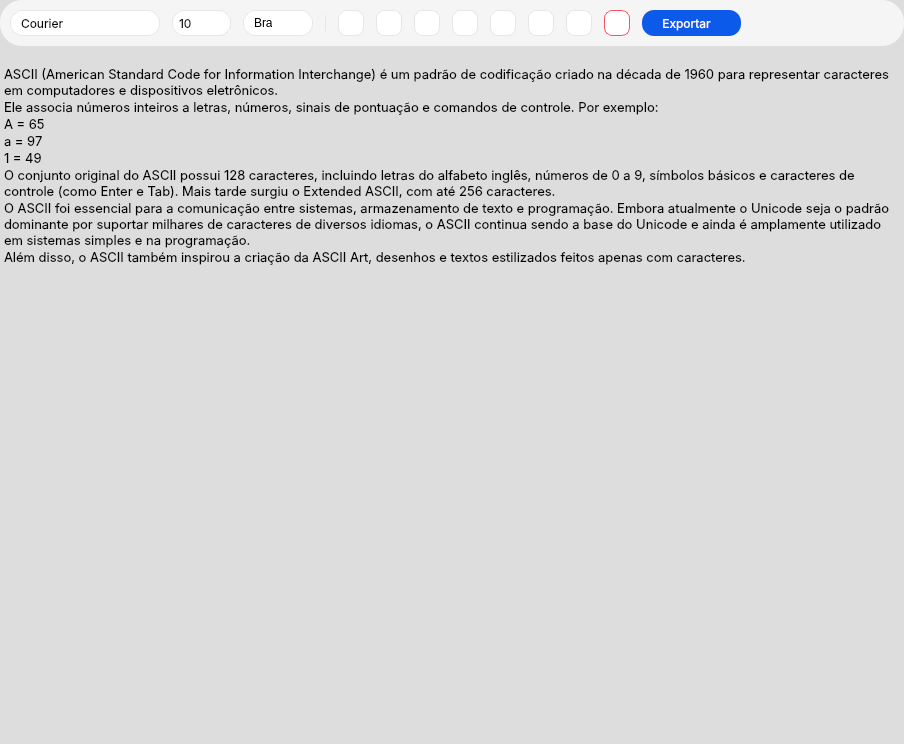
  <widget class="QFrame" name="frmAsciiDisplay">
   <property name="geometry">
    <rect>
     <x>340</x>
     <y>10</y>
     <width>904</width>
     <height>744</height>
    </rect>
   </property>
   <property name="minimumSize">
    <size>
     <width>0</width>
     <height>700</height>
    </size>
   </property>
   <property name="styleSheet">
    <string notr="true">QFrame{
	background-color: rgb(221, 221, 221);
	border: none;
	border-radius: 26px;
}</string>
   </property>
   <property name="frameShape">
    <enum>QFrame::Shape::StyledPanel</enum>
   </property>
   <property name="frameShadow">
    <enum>QFrame::Shadow::Raised</enum>
   </property>
   <layout class="QVBoxLayout" name="verticalLayout_72">
    <property name="spacing">
     <number>16</number>
    </property>
    <property name="leftMargin">
     <number>0</number>
    </property>
    <property name="topMargin">
     <number>0</number>
    </property>
    <property name="rightMargin">
     <number>0</number>
    </property>
    <property name="bottomMargin">
     <number>0</number>
    </property>
    <item>
     <widget class="QFrame" name="frmAsciiEditor">
      <property name="sizePolicy">
       <sizepolicy hsizetype="Preferred" vsizetype="Preferred">
        <horstretch>0</horstretch>
        <verstretch>0</verstretch>
       </sizepolicy>
      </property>
      <property name="minimumSize">
       <size>
        <width>0</width>
        <height>0</height>
       </size>
      </property>
      <property name="styleSheet">
       <string notr="true">QFrame{
	background-color: rgb(245, 245, 245);
	border-radius: 22px;
	border: none;
}</string>
      </property>
      <property name="frameShape">
       <enum>QFrame::Shape::StyledPanel</enum>
      </property>
      <property name="frameShadow">
       <enum>QFrame::Shadow::Raised</enum>
      </property>
      <layout class="QHBoxLayout" name="horizontalLayout_112">
       <property name="spacing">
        <number>12</number>
       </property>
       <property name="leftMargin">
        <number>10</number>
       </property>
       <property name="topMargin">
        <number>10</number>
       </property>
       <property name="rightMargin">
        <number>10</number>
       </property>
       <property name="bottomMargin">
        <number>10</number>
       </property>
       <item>
        <widget class="QFontComboBox" name="cmbFonte">
         <property name="minimumSize">
          <size>
           <width>0</width>
           <height>26</height>
          </size>
         </property>
         <property name="maximumSize">
          <size>
           <width>150</width>
           <height>26</height>
          </size>
         </property>
         <property name="font">
          <font>
           <family>Inter</family>
           <hintingpreference>PreferNoHinting</hintingpreference>
          </font>
         </property>
         <property name="styleSheet">
          <string notr="true">QComboBox {
    background-color: rgb(255, 255, 255);
	padding: 4px 10px 4px 10px ;
    border-radius: 12px;
    color: rgb(0, 0, 0);
    border: 1px solid rgb(230, 230, 230);
}

QComboBox:hover {
	background-color: rgb(255, 255, 255);
}

QComboBox::drop-down {
    subcontrol-origin: padding;
    subcontrol-position: top right;
    width: 30px;
    border: none;
	border-top-right-radius: 4px;
	border-bottom-right-radius: 4px;
    background: transparent; 
}

QComboBox::down-arrow {
    image: url(:/icons/arrow-down.svg); 
    width: 12px;
    height: 12px;
}

QComboBox::down-arrow:on {
    image: url(:/icons/arrow-up.svg);
}</string>
         </property>
         <property name="editable">
          <bool>false</bool>
         </property>
         <property name="currentText">
          <string>Cascadia Code</string>
         </property>
         <property name="currentIndex">
          <number>0</number>
         </property>
         <property name="maxVisibleItems">
          <number>30</number>
         </property>
         <property name="frame">
          <bool>true</bool>
         </property>
         <property name="labelDrawingMode">
          <enum>QComboBox::LabelDrawingMode::UseStyle</enum>
         </property>
         <property name="fontFilters">
          <set>QFontComboBox::FontFilter::MonospacedFonts</set>
         </property>
         <property name="currentFont">
          <font>
           <family>Cascadia Code</family>
           <pointsize>10</pointsize>
          </font>
         </property>
        </widget>
       </item>
       <item>
        <widget class="QSpinBox" name="spnFontSize">
         <property name="minimumSize">
          <size>
           <width>0</width>
           <height>0</height>
          </size>
         </property>
         <property name="maximumSize">
          <size>
           <width>70</width>
           <height>26</height>
          </size>
         </property>
         <property name="font">
          <font>
           <family>Inter</family>
          </font>
         </property>
         <property name="styleSheet">
          <string notr="true">QSpinBox {
    background-color: rgb(255, 255, 255);
    padding: 4px 4px;
    border-radius: 12px;
    color: rgb(0, 0, 0);
    border: 1px solid rgb(230, 230, 230);
}

/* Botão de incremento (cima) */
QSpinBox::up-button {
    background-color: rgb(255, 255, 255);
    border-left: none;
    border-top: 1px solid rgb(230, 230, 230);
    border-right: 1px solid rgb(230, 230, 230);
    border-bottom: none;
    width: 20px;
    height: 6px;
    subcontrol-origin: border;
    subcontrol-position: top right;
    border-top-right-radius: 12px;
    padding: 4px;
}

/* Botão de decremento (baixo) */
QSpinBox::down-button {
    background-color: rgb(255, 255, 255);
    border-left: none;
    border-top: none;
    border-right: 1px solid rgb(230, 230, 230);
    border-bottom: 1px solid rgb(230, 230, 230);
    width: 20px;
    height: 6px;
    subcontrol-origin: border;
    subcontrol-position: bottom right;
    border-bottom-right-radius: 12px;
    padding: 4px;
}

/* Ícones das setas */
QSpinBox::up-arrow {
    image: url(:/icons/arrow-up.svg);
    width: 10px;
    height: 10px;
}

QSpinBox::down-arrow {
    image: url(:/icons/arrow-down.svg);
    width: 10px;
    height: 10px;
}
</string>
         </property>
         <property name="suffix">
          <string/>
         </property>
         <property name="minimum">
          <number>6</number>
         </property>
         <property name="maximum">
          <number>32</number>
         </property>
         <property name="value">
          <number>10</number>
         </property>
         <property name="displayIntegerBase">
          <number>10</number>
         </property>
        </widget>
       </item>
       <item>
        <widget class="QComboBox" name="cmbTextColor">
         <property name="minimumSize">
          <size>
           <width>0</width>
           <height>0</height>
          </size>
         </property>
         <property name="maximumSize">
          <size>
           <width>70</width>
           <height>26</height>
          </size>
         </property>
         <property name="styleSheet">
          <string notr="true">QComboBox {
    background-color: rgb(255, 255, 255);
	padding: 4px 10px 4px 10px ;
    border-radius: 12px;
    color: rgb(0, 0, 0);
    border: 1px solid rgb(230, 230, 230);
}

QComboBox:hover {
	background-color: rgb(255, 255, 255);
}

QComboBox::drop-down {
    subcontrol-origin: padding;
    subcontrol-position: top right;
    width: 30px;
    border: none;
	border-top-right-radius: 4px;
	border-bottom-right-radius: 4px;
    background: transparent; 
}

QComboBox::down-arrow {
    image: url(:/icons/arrow-down.svg); 
    width: 12px;
    height: 12px;
}

QComboBox::down-arrow:on {
    image: url(:/icons/arrow-up.svg);
}</string>
         </property>
         <item>
          <property name="text">
           <string>Branco</string>
          </property>
         </item>
         <item>
          <property name="text">
           <string>Preto</string>
          </property>
         </item>
         <item>
          <property name="text">
           <string>Azul</string>
          </property>
         </item>
        </widget>
       </item>
       <item>
        <widget class="Line" name="lineEditor_1">
         <property name="sizePolicy">
          <sizepolicy hsizetype="Fixed" vsizetype="Minimum">
           <horstretch>0</horstretch>
           <verstretch>0</verstretch>
          </sizepolicy>
         </property>
         <property name="minimumSize">
          <size>
           <width>0</width>
           <height>0</height>
          </size>
         </property>
         <property name="maximumSize">
          <size>
           <width>1</width>
           <height>16</height>
          </size>
         </property>
         <property name="styleSheet">
          <string notr="true">QWidget{
	background-color: rgb(230, 230, 230);
	border-radius: 1px;
}</string>
         </property>
         <property name="orientation">
          <enum>Qt::Orientation::Vertical</enum>
         </property>
        </widget>
       </item>
       <item>
        <widget class="QPushButton" name="btnBoldText">
         <property name="minimumSize">
          <size>
           <width>26</width>
           <height>26</height>
          </size>
         </property>
         <property name="maximumSize">
          <size>
           <width>26</width>
           <height>26</height>
          </size>
         </property>
         <property name="font">
          <font>
           <stylestrategy>PreferDefault</stylestrategy>
           <hintingpreference>PreferNoHinting</hintingpreference>
          </font>
         </property>
         <property name="toolTip">
          <string>Bold (Ctrl+B)</string>
         </property>
         <property name="styleSheet">
          <string notr="true">QPushButton{
	background-color: rgb(255, 255, 255);
	border: 1px solid rgb(230, 230, 230);
	border-radius: 8px;
}

QPushButton::checked{
	background-color: rgb(230, 230, 230);
	border: 1.5px solid rgb(76, 139, 255);
}
</string>
         </property>
         <property name="text">
          <string/>
         </property>
         <property name="icon">
          <iconset resource="../assets/icons/resource_icons.qrc">
           <normaloff>:/icons/bold.svg</normaloff>:/icons/bold.svg</iconset>
         </property>
         <property name="iconSize">
          <size>
           <width>16</width>
           <height>16</height>
          </size>
         </property>
         <property name="shortcut">
          <string>Ctrl+B</string>
         </property>
         <property name="checkable">
          <bool>true</bool>
         </property>
         <property name="checked">
          <bool>false</bool>
         </property>
         <property name="flat">
          <bool>false</bool>
         </property>
        </widget>
       </item>
       <item>
        <widget class="QPushButton" name="btnItalicText">
         <property name="minimumSize">
          <size>
           <width>26</width>
           <height>26</height>
          </size>
         </property>
         <property name="maximumSize">
          <size>
           <width>26</width>
           <height>26</height>
          </size>
         </property>
         <property name="toolTip">
          <string>Italic (Ctrl+I)</string>
         </property>
         <property name="styleSheet">
          <string notr="true">QPushButton{
	background-color: rgb(255, 255, 255);
	border: 1px solid rgb(230, 230, 230);
	border-radius: 8px;
}

QPushButton::checked{
	background-color: rgb(230, 230, 230);
	border: 1.5px solid rgb(76, 139, 255);
}
</string>
         </property>
         <property name="text">
          <string/>
         </property>
         <property name="icon">
          <iconset resource="../assets/icons/resource_icons.qrc">
           <normaloff>:/icons/italic.svg</normaloff>:/icons/italic.svg</iconset>
         </property>
         <property name="iconSize">
          <size>
           <width>16</width>
           <height>16</height>
          </size>
         </property>
         <property name="shortcut">
          <string>Ctrl+I</string>
         </property>
         <property name="checkable">
          <bool>true</bool>
         </property>
        </widget>
       </item>
       <item>
        <widget class="QPushButton" name="btnAlignLeft">
         <property name="minimumSize">
          <size>
           <width>26</width>
           <height>26</height>
          </size>
         </property>
         <property name="maximumSize">
          <size>
           <width>26</width>
           <height>26</height>
          </size>
         </property>
         <property name="toolTip">
          <string>Alinhar à esquerda</string>
         </property>
         <property name="styleSheet">
          <string notr="true">QPushButton{
	background-color: rgb(255, 255, 255);
	border: 1px solid rgb(230, 230, 230);
	border-radius: 8px;
}

QPushButton::checked{
	background-color: rgb(230, 230, 230);
	border: 1.5px solid rgb(76, 139, 255);
}
</string>
         </property>
         <property name="text">
          <string/>
         </property>
         <property name="icon">
          <iconset resource="../assets/icons/resource_icons.qrc">
           <normaloff>:/icons/align-left.svg</normaloff>:/icons/align-left.svg</iconset>
         </property>
         <property name="iconSize">
          <size>
           <width>16</width>
           <height>16</height>
          </size>
         </property>
         <property name="checkable">
          <bool>true</bool>
         </property>
         <property name="checked">
          <bool>false</bool>
         </property>
        </widget>
       </item>
       <item>
        <widget class="QPushButton" name="btnAlignCenter">
         <property name="minimumSize">
          <size>
           <width>26</width>
           <height>26</height>
          </size>
         </property>
         <property name="maximumSize">
          <size>
           <width>26</width>
           <height>26</height>
          </size>
         </property>
         <property name="toolTip">
          <string>Alinhar no centro</string>
         </property>
         <property name="styleSheet">
          <string notr="true">QPushButton{
	background-color: rgb(255, 255, 255);
	border: 1px solid rgb(230, 230, 230);
	border-radius: 8px;
}

QPushButton::checked{
	background-color: rgb(230, 230, 230);
	border: 1.5px solid rgb(76, 139, 255);
}
</string>
         </property>
         <property name="text">
          <string/>
         </property>
         <property name="icon">
          <iconset resource="../assets/icons/resource_icons.qrc">
           <normaloff>:/icons/align-center.svg</normaloff>:/icons/align-center.svg</iconset>
         </property>
         <property name="iconSize">
          <size>
           <width>16</width>
           <height>16</height>
          </size>
         </property>
         <property name="checkable">
          <bool>true</bool>
         </property>
        </widget>
       </item>
       <item>
        <widget class="QPushButton" name="btnAlignRight">
         <property name="minimumSize">
          <size>
           <width>26</width>
           <height>26</height>
          </size>
         </property>
         <property name="maximumSize">
          <size>
           <width>26</width>
           <height>26</height>
          </size>
         </property>
         <property name="toolTip">
          <string>Alinhar à direita</string>
         </property>
         <property name="styleSheet">
          <string notr="true">QPushButton{
	background-color: rgb(255, 255, 255);
	border: 1px solid rgb(230, 230, 230);
	border-radius: 8px;
}

QPushButton::checked{
	background-color: rgb(230, 230, 230);
	border: 1.5px solid rgb(76, 139, 255);
}
</string>
         </property>
         <property name="text">
          <string/>
         </property>
         <property name="icon">
          <iconset resource="../assets/icons/resource_icons.qrc">
           <normaloff>:/icons/align-right.svg</normaloff>:/icons/align-right.svg</iconset>
         </property>
         <property name="iconSize">
          <size>
           <width>16</width>
           <height>16</height>
          </size>
         </property>
         <property name="checkable">
          <bool>true</bool>
         </property>
        </widget>
       </item>
       <item>
        <widget class="QPushButton" name="btnCopy">
         <property name="minimumSize">
          <size>
           <width>26</width>
           <height>26</height>
          </size>
         </property>
         <property name="maximumSize">
          <size>
           <width>26</width>
           <height>26</height>
          </size>
         </property>
         <property name="toolTip">
          <string>Copiar (Ctrl+C)</string>
         </property>
         <property name="styleSheet">
          <string notr="true">QPushButton{
	background-color: rgb(255, 255, 255);
	border: 1px solid rgb(230, 230, 230);
	border-radius: 8px;
}

QPushButton::hover{
	background-color: rgb(230, 230, 230);
	border: 1.5px solid rgb(76, 139, 255);
}
</string>
         </property>
         <property name="text">
          <string/>
         </property>
         <property name="icon">
          <iconset resource="../assets/icons/resource_icons.qrc">
           <normaloff>:/icons/copy.svg</normaloff>:/icons/copy.svg</iconset>
         </property>
         <property name="iconSize">
          <size>
           <width>16</width>
           <height>16</height>
          </size>
         </property>
         <property name="shortcut">
          <string>Ctrl+C</string>
         </property>
        </widget>
       </item>
       <item>
        <widget class="QPushButton" name="btnCut">
         <property name="minimumSize">
          <size>
           <width>26</width>
           <height>26</height>
          </size>
         </property>
         <property name="maximumSize">
          <size>
           <width>26</width>
           <height>26</height>
          </size>
         </property>
         <property name="toolTip">
          <string>Cortar (Ctrl+X)</string>
         </property>
         <property name="styleSheet">
          <string notr="true">QPushButton{
	background-color: rgb(255, 255, 255);
	border: 1px solid rgb(230, 230, 230);
	border-radius: 8px;
}

QPushButton::hover{
	background-color: rgb(230, 230, 230);
	border: 1.5px solid rgb(76, 139, 255);
}
</string>
         </property>
         <property name="text">
          <string/>
         </property>
         <property name="icon">
          <iconset resource="../assets/icons/resource_icons.qrc">
           <normaloff>:/icons/cut.svg</normaloff>:/icons/cut.svg</iconset>
         </property>
         <property name="iconSize">
          <size>
           <width>16</width>
           <height>16</height>
          </size>
         </property>
         <property name="shortcut">
          <string>Ctrl+X</string>
         </property>
        </widget>
       </item>
       <item>
        <widget class="QPushButton" name="btnDelete">
         <property name="minimumSize">
          <size>
           <width>26</width>
           <height>26</height>
          </size>
         </property>
         <property name="maximumSize">
          <size>
           <width>26</width>
           <height>26</height>
          </size>
         </property>
         <property name="toolTip">
          <string>Excluir (Del)</string>
         </property>
         <property name="accessibleName">
          <string>Excluir</string>
         </property>
         <property name="styleSheet">
          <string notr="true">QPushButton{
	background-color: rgb(255, 255, 255);
	border: 1px solid rgb(248, 83, 99);
	border-radius: 8px;
}

QPushButton::hover{
	background-color: rgb(230, 230, 230);
	border: 1.5px solid rgb(248, 83, 99);
}
</string>
         </property>
         <property name="text">
          <string/>
         </property>
         <property name="icon">
          <iconset resource="../assets/icons/resource_icons.qrc">
           <normaloff>:/icons/delete.svg</normaloff>:/icons/delete.svg</iconset>
         </property>
         <property name="iconSize">
          <size>
           <width>16</width>
           <height>16</height>
          </size>
         </property>
         <property name="shortcut">
          <string>Del</string>
         </property>
        </widget>
       </item>
       <item>
        <widget class="QPushButton" name="btnExport">
         <property name="sizePolicy">
          <sizepolicy hsizetype="Preferred" vsizetype="Fixed">
           <horstretch>0</horstretch>
           <verstretch>0</verstretch>
          </sizepolicy>
         </property>
         <property name="minimumSize">
          <size>
           <width>0</width>
           <height>26</height>
          </size>
         </property>
         <property name="maximumSize">
          <size>
           <width>120</width>
           <height>26</height>
          </size>
         </property>
         <property name="font">
          <font>
           <family>Inter</family>
           <pointsize>9</pointsize>
           <hintingpreference>PreferNoHinting</hintingpreference>
           <fontweight>Medium</fontweight>
          </font>
         </property>
         <property name="layoutDirection">
          <enum>Qt::LayoutDirection::RightToLeft</enum>
         </property>
         <property name="styleSheet">
          <string notr="true">QPushButton{
	background-color: rgb(12, 90, 234);
	color:rgb(255, 255, 255);
	border: none;
	border-radius: 12px;
	padding: 4px 20px
}

QPushButton::hover{
	background-color: rgb(12, 90, 234);
	border: none;
	border-radius: 4px;
	padding: 4px 16px 4px 16px;
}
</string>
         </property>
         <property name="text">
          <string>Exportar   </string>
         </property>
         <property name="icon">
          <iconset resource="../assets/icons/resource_icons.qrc">
           <normaloff>:/icons/export.svg</normaloff>:/icons/export.svg</iconset>
         </property>
         <property name="shortcut">
          <string/>
         </property>
         <property name="autoRepeat">
          <bool>false</bool>
         </property>
         <property name="autoExclusive">
          <bool>false</bool>
         </property>
         <property name="flat">
          <bool>false</bool>
         </property>
        </widget>
       </item>
       <item>
        <spacer name="hspacerEditor">
         <property name="orientation">
          <enum>Qt::Orientation::Horizontal</enum>
         </property>
         <property name="sizeHint" stdset="0">
          <size>
           <width>40</width>
           <height>20</height>
          </size>
         </property>
        </spacer>
       </item>
      </layout>
     </widget>
    </item>
    <item>
     <widget class="QPlainTextEdit" name="pteAsciiArt">
      <property name="font">
       <font>
        <family>Inter</family>
        <pointsize>10</pointsize>
        <bold>false</bold>
        <stylestrategy>PreferDefault</stylestrategy>
        <kerning>true</kerning>
       </font>
      </property>
      <property name="mouseTracking">
       <bool>false</bool>
      </property>
      <property name="layoutDirection">
       <enum>Qt::LayoutDirection::LeftToRight</enum>
      </property>
      <property name="styleSheet">
       <string notr="true">QPlainTextEdit {
	color: rgb(0, 0, 0);
    selection-background-color: #6B9FFF;
    selection-color: black;
}</string>
      </property>
      <property name="frameShape">
       <enum>QFrame::Shape::StyledPanel</enum>
      </property>
      <property name="verticalScrollBarPolicy">
       <enum>Qt::ScrollBarPolicy::ScrollBarAsNeeded</enum>
      </property>
      <property name="sizeAdjustPolicy">
       <enum>QAbstractScrollArea::SizeAdjustPolicy::AdjustIgnored</enum>
      </property>
      <property name="tabChangesFocus">
       <bool>true</bool>
      </property>
      <property name="plainText">
       <string>ASCII (American Standard Code for Information Interchange) é um padrão de codificação criado na década de 1960 para representar caracteres em computadores e dispositivos eletrônicos.
Ele associa números inteiros a letras, números, sinais de pontuação e comandos de controle. Por exemplo:
A = 65
a = 97
1 = 49
O conjunto original do ASCII possui 128 caracteres, incluindo letras do alfabeto inglês, números de 0 a 9, símbolos básicos e caracteres de controle (como Enter e Tab). Mais tarde surgiu o Extended ASCII, com até 256 caracteres.
O ASCII foi essencial para a comunicação entre sistemas, armazenamento de texto e programação. Embora atualmente o Unicode seja o padrão dominante por suportar milhares de caracteres de diversos idiomas, o ASCII continua sendo a base do Unicode e ainda é amplamente utilizado em sistemas simples e na programação.
Além disso, o ASCII também inspirou a criação da ASCII Art, desenhos e textos estilizados feitos apenas com caracteres.</string>
      </property>
      <property name="textInteractionFlags">
       <set>Qt::TextInteractionFlag::TextSelectableByKeyboard|Qt::TextInteractionFlag::TextSelectableByMouse</set>
      </property>
      <property name="backgroundVisible">
       <bool>false</bool>
      </property>
      <property name="centerOnScroll">
       <bool>false</bool>
      </property>
      <property name="placeholderText">
       <string/>
      </property>
     </widget>
    </item>
   </layout>
  </widget>
